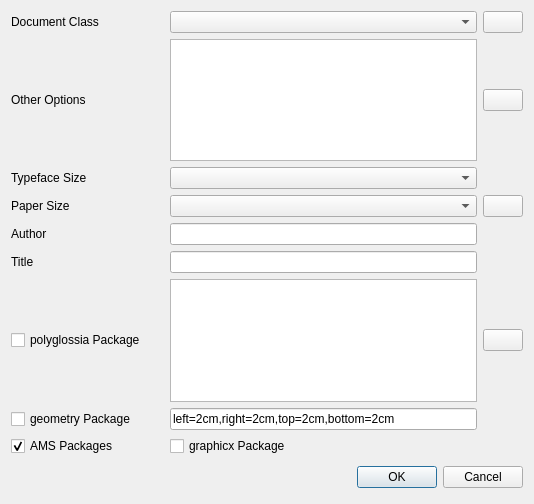
<?xml version="1.0" encoding="UTF-8"?>
<ui version="4.0">
 <class>QuickXelatexDialog</class>
 <widget class="QDialog" name="QuickXelatexDialog">
  <property name="geometry">
   <rect>
    <x>0</x>
    <y>0</y>
    <width>534</width>
    <height>504</height>
   </rect>
  </property>
  <layout class="QGridLayout" name="gridLayout_2">
   <item row="0" column="0">
    <layout class="QGridLayout" name="gridLayout">
     <item row="0" column="3">
      <widget class="QPushButton" name="pushButtonClass">
       <property name="sizePolicy">
        <sizepolicy hsizetype="Fixed" vsizetype="Fixed">
         <horstretch>0</horstretch>
         <verstretch>0</verstretch>
        </sizepolicy>
       </property>
       <property name="text">
        <string/>
       </property>
       <property name="icon">
        <iconset theme="list-add"/>
       </property>
      </widget>
     </item>
     <item row="1" column="0">
      <widget class="QLabel" name="labelOptions">
       <property name="sizePolicy">
        <sizepolicy hsizetype="Minimum" vsizetype="Minimum">
         <horstretch>0</horstretch>
         <verstretch>0</verstretch>
        </sizepolicy>
       </property>
       <property name="text">
        <string>Other Options</string>
       </property>
      </widget>
     </item>
     <item row="0" column="0">
      <widget class="QLabel" name="labelClass">
       <property name="sizePolicy">
        <sizepolicy hsizetype="Minimum" vsizetype="Minimum">
         <horstretch>0</horstretch>
         <verstretch>0</verstretch>
        </sizepolicy>
       </property>
       <property name="text">
        <string>Document Class</string>
       </property>
      </widget>
     </item>
     <item row="0" column="1" colspan="2">
      <widget class="QComboBox" name="comboBoxClass"/>
     </item>
     <item row="2" column="1" colspan="2">
      <widget class="QComboBox" name="comboBoxSize"/>
     </item>
     <item row="3" column="0">
      <widget class="QLabel" name="labelPaper">
       <property name="sizePolicy">
        <sizepolicy hsizetype="Minimum" vsizetype="Minimum">
         <horstretch>0</horstretch>
         <verstretch>0</verstretch>
        </sizepolicy>
       </property>
       <property name="text">
        <string>Paper Size</string>
       </property>
      </widget>
     </item>
     <item row="1" column="3">
      <widget class="QPushButton" name="pushButtonOptions">
       <property name="sizePolicy">
        <sizepolicy hsizetype="Fixed" vsizetype="Fixed">
         <horstretch>0</horstretch>
         <verstretch>0</verstretch>
        </sizepolicy>
       </property>
       <property name="text">
        <string/>
       </property>
       <property name="icon">
        <iconset theme="list-add"/>
       </property>
      </widget>
     </item>
     <item row="2" column="0">
      <widget class="QLabel" name="labelSize">
       <property name="sizePolicy">
        <sizepolicy hsizetype="Minimum" vsizetype="Minimum">
         <horstretch>0</horstretch>
         <verstretch>0</verstretch>
        </sizepolicy>
       </property>
       <property name="text">
        <string>Typeface Size</string>
       </property>
      </widget>
     </item>
     <item row="1" column="1" colspan="2">
      <widget class="QListWidget" name="listWidgetOptions"/>
     </item>
     <item row="3" column="1" colspan="2">
      <widget class="QComboBox" name="comboBoxPaper"/>
     </item>
     <item row="3" column="3">
      <widget class="QPushButton" name="pushButtonPaper">
       <property name="sizePolicy">
        <sizepolicy hsizetype="Fixed" vsizetype="Fixed">
         <horstretch>0</horstretch>
         <verstretch>0</verstretch>
        </sizepolicy>
       </property>
       <property name="text">
        <string/>
       </property>
       <property name="icon">
        <iconset theme="list-add"/>
       </property>
      </widget>
     </item>
     <item row="4" column="0">
      <widget class="QLabel" name="labelAuthor">
       <property name="sizePolicy">
        <sizepolicy hsizetype="Minimum" vsizetype="Minimum">
         <horstretch>0</horstretch>
         <verstretch>0</verstretch>
        </sizepolicy>
       </property>
       <property name="text">
        <string>Author</string>
       </property>
      </widget>
     </item>
     <item row="4" column="1" colspan="2">
      <widget class="QLineEdit" name="lineEditAuthor"/>
     </item>
     <item row="5" column="1" colspan="2">
      <widget class="QLineEdit" name="lineEditTitle"/>
     </item>
     <item row="5" column="0">
      <widget class="QLabel" name="labelTitle">
       <property name="sizePolicy">
        <sizepolicy hsizetype="Minimum" vsizetype="Minimum">
         <horstretch>0</horstretch>
         <verstretch>0</verstretch>
        </sizepolicy>
       </property>
       <property name="text">
        <string>Title</string>
       </property>
      </widget>
     </item>
     <item row="6" column="0">
      <widget class="QCheckBox" name="checkBoxBabel">
       <property name="text">
        <string>polyglossia Package</string>
       </property>
      </widget>
     </item>
     <item row="6" column="1" colspan="2">
      <widget class="QListWidget" name="listWidgetBabel"/>
     </item>
     <item row="6" column="3">
      <widget class="QPushButton" name="pushButtonBabel">
       <property name="sizePolicy">
        <sizepolicy hsizetype="Fixed" vsizetype="Fixed">
         <horstretch>0</horstretch>
         <verstretch>0</verstretch>
        </sizepolicy>
       </property>
       <property name="text">
        <string/>
       </property>
       <property name="icon">
        <iconset theme="list-add"/>
       </property>
      </widget>
     </item>
     <item row="7" column="0">
      <widget class="QCheckBox" name="checkBoxGeometry">
       <property name="text">
        <string>geometry Package</string>
       </property>
      </widget>
     </item>
     <item row="7" column="1" colspan="2">
      <widget class="QLineEdit" name="lineEditGeometry">
       <property name="text">
        <string>left=2cm,right=2cm,top=2cm,bottom=2cm</string>
       </property>
      </widget>
     </item>
     <item row="8" column="0">
      <widget class="QCheckBox" name="checkBoxAMS">
       <property name="text">
        <string>AMS Packages</string>
       </property>
       <property name="checked">
        <bool>true</bool>
       </property>
      </widget>
     </item>
     <item row="8" column="1" colspan="2">
      <widget class="QCheckBox" name="checkBoxGraphicx">
       <property name="text">
        <string>graphicx Package</string>
       </property>
      </widget>
     </item>
    </layout>
   </item>
   <item row="1" column="0">
    <layout class="QHBoxLayout">
     <property name="spacing">
      <number>6</number>
     </property>
     <property name="leftMargin">
      <number>0</number>
     </property>
     <property name="topMargin">
      <number>0</number>
     </property>
     <property name="rightMargin">
      <number>0</number>
     </property>
     <property name="bottomMargin">
      <number>0</number>
     </property>
     <item>
      <spacer>
       <property name="orientation">
        <enum>Qt::Horizontal</enum>
       </property>
       <property name="sizeHint" stdset="0">
        <size>
         <width>131</width>
         <height>31</height>
        </size>
       </property>
      </spacer>
     </item>
     <item>
      <widget class="QDialogButtonBox" name="buttonBox">
       <property name="standardButtons">
        <set>QDialogButtonBox::Cancel|QDialogButtonBox::Ok</set>
       </property>
      </widget>
     </item>
    </layout>
   </item>
  </layout>
 </widget>
 <tabstops>
  <tabstop>comboBoxClass</tabstop>
  <tabstop>comboBoxSize</tabstop>
  <tabstop>comboBoxPaper</tabstop>
  <tabstop>checkBoxAMS</tabstop>
  <tabstop>lineEditAuthor</tabstop>
  <tabstop>lineEditTitle</tabstop>
  <tabstop>listWidgetOptions</tabstop>
  <tabstop>pushButtonClass</tabstop>
  <tabstop>pushButtonPaper</tabstop>
  <tabstop>pushButtonOptions</tabstop>
 </tabstops>
 <resources/>
 <connections>
  <connection>
   <sender>buttonBox</sender>
   <signal>accepted()</signal>
   <receiver>QuickXelatexDialog</receiver>
   <slot>accept()</slot>
   <hints>
    <hint type="sourcelabel">
     <x>379</x>
     <y>410</y>
    </hint>
    <hint type="destinationlabel">
     <x>255</x>
     <y>218</y>
    </hint>
   </hints>
  </connection>
  <connection>
   <sender>buttonBox</sender>
   <signal>rejected()</signal>
   <receiver>QuickXelatexDialog</receiver>
   <slot>reject()</slot>
   <hints>
    <hint type="sourcelabel">
     <x>379</x>
     <y>410</y>
    </hint>
    <hint type="destinationlabel">
     <x>255</x>
     <y>218</y>
    </hint>
   </hints>
  </connection>
  <connection>
   <sender>checkBoxBabel</sender>
   <signal>toggled(bool)</signal>
   <receiver>listWidgetBabel</receiver>
   <slot>setEnabled(bool)</slot>
   <hints>
    <hint type="sourcelabel">
     <x>79</x>
     <y>286</y>
    </hint>
    <hint type="destinationlabel">
     <x>310</x>
     <y>286</y>
    </hint>
   </hints>
  </connection>
  <connection>
   <sender>checkBoxBabel</sender>
   <signal>toggled(bool)</signal>
   <receiver>pushButtonBabel</receiver>
   <slot>setEnabled(bool)</slot>
   <hints>
    <hint type="sourcelabel">
     <x>79</x>
     <y>286</y>
    </hint>
    <hint type="destinationlabel">
     <x>483</x>
     <y>285</y>
    </hint>
   </hints>
  </connection>
  <connection>
   <sender>checkBoxGeometry</sender>
   <signal>toggled(bool)</signal>
   <receiver>lineEditGeometry</receiver>
   <slot>setEnabled(bool)</slot>
   <hints>
    <hint type="sourcelabel">
     <x>79</x>
     <y>339</y>
    </hint>
    <hint type="destinationlabel">
     <x>310</x>
     <y>339</y>
    </hint>
   </hints>
  </connection>
 </connections>
</ui>
